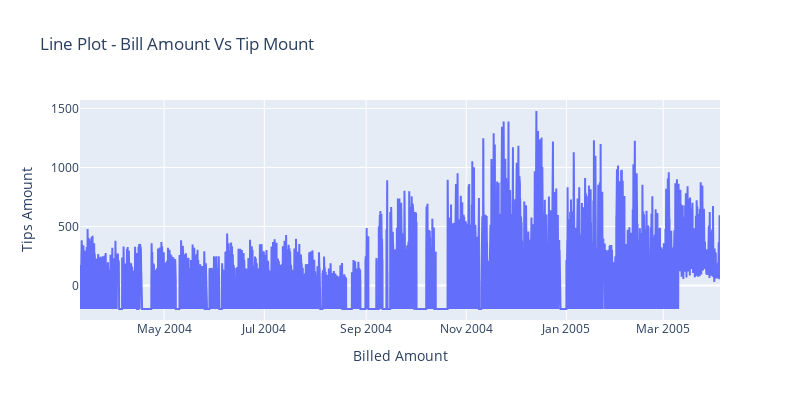

Write notebook code for a chart like this one.
### Code cell
fig_obj = go.Scatter(x=df.Date_time, y=df['NOx(GT)'], mode='lines')
fig_layout = go.Layout(width=800, height=400,
                       title="Line Plot - Bill Amount Vs Tip Mount",
                       xaxis=dict(title="Billed Amount"),
                       yaxis=dict(title="Tips Amount"))
fig = go.Figure(fig_obj, layout=fig_layout)
fig.show()

### Figure 1 — Plotly figure (JSON) as saved in the notebook; plotly's stock layout.template omitted (floating-point values rounded to 4 significant figures; data arrays with more than 128 entries replaced by an {"elided": "..."} marker saying what was removed)
{"data": [{"mode": "lines", "type": "scatter", "x": {"elided": "9357 str values"}, "y": {"elided": "9357 int values"}}], "layout": {"height": 400, "title": {"text": "Line Plot - Bill Amount Vs Tip Mount"}, "width": 800, "xaxis": {"title": {"text": "Billed Amount"}}, "yaxis": {"title": {"text": "Tips Amount"}}}}
